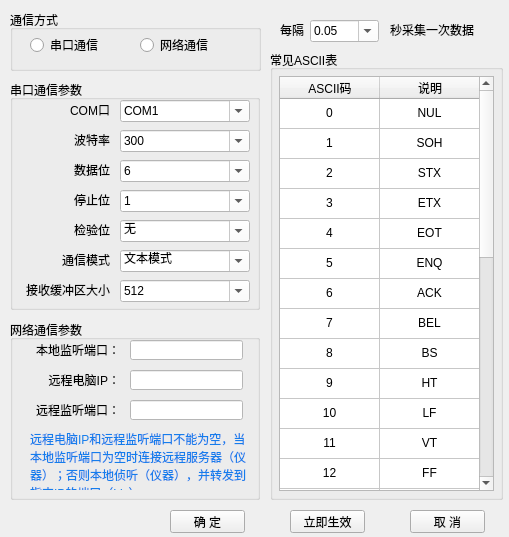
<?xml version="1.0" encoding="UTF-8"?>
<ui version="4.0">
 <class>Widget</class>
 <widget class="QWidget" name="Widget">
  <property name="geometry">
   <rect>
    <x>0</x>
    <y>0</y>
    <width>509</width>
    <height>537</height>
   </rect>
  </property>
  <property name="sizePolicy">
   <sizepolicy hsizetype="Fixed" vsizetype="Fixed">
    <horstretch>0</horstretch>
    <verstretch>0</verstretch>
   </sizepolicy>
  </property>
  <property name="windowTitle">
   <string>通信参数设置</string>
  </property>
  <widget class="QGroupBox" name="groupBox">
   <property name="geometry">
    <rect>
     <x>10</x>
     <y>80</y>
     <width>250</width>
     <height>230</height>
    </rect>
   </property>
   <property name="title">
    <string>串口通信参数</string>
   </property>
   <widget class="QLabel" name="label_4">
    <property name="geometry">
     <rect>
      <x>50</x>
      <y>20</y>
      <width>50</width>
      <height>20</height>
     </rect>
    </property>
    <property name="text">
     <string>COM口</string>
    </property>
    <property name="alignment">
     <set>Qt::AlignRight|Qt::AlignTrailing|Qt::AlignVCenter</set>
    </property>
   </widget>
   <widget class="QLabel" name="label_5">
    <property name="geometry">
     <rect>
      <x>50</x>
      <y>50</y>
      <width>50</width>
      <height>20</height>
     </rect>
    </property>
    <property name="text">
     <string>波特率</string>
    </property>
    <property name="alignment">
     <set>Qt::AlignRight|Qt::AlignTrailing|Qt::AlignVCenter</set>
    </property>
   </widget>
   <widget class="QLabel" name="label_6">
    <property name="geometry">
     <rect>
      <x>50</x>
      <y>80</y>
      <width>50</width>
      <height>20</height>
     </rect>
    </property>
    <property name="text">
     <string>数据位</string>
    </property>
    <property name="alignment">
     <set>Qt::AlignRight|Qt::AlignTrailing|Qt::AlignVCenter</set>
    </property>
   </widget>
   <widget class="QLabel" name="label_7">
    <property name="geometry">
     <rect>
      <x>50</x>
      <y>110</y>
      <width>50</width>
      <height>20</height>
     </rect>
    </property>
    <property name="text">
     <string>停止位</string>
    </property>
    <property name="alignment">
     <set>Qt::AlignRight|Qt::AlignTrailing|Qt::AlignVCenter</set>
    </property>
   </widget>
   <widget class="QLabel" name="label_8">
    <property name="geometry">
     <rect>
      <x>50</x>
      <y>140</y>
      <width>50</width>
      <height>20</height>
     </rect>
    </property>
    <property name="text">
     <string>检验位</string>
    </property>
    <property name="alignment">
     <set>Qt::AlignRight|Qt::AlignTrailing|Qt::AlignVCenter</set>
    </property>
   </widget>
   <widget class="QLabel" name="label_10">
    <property name="geometry">
     <rect>
      <x>50</x>
      <y>170</y>
      <width>50</width>
      <height>20</height>
     </rect>
    </property>
    <property name="text">
     <string>通信模式</string>
    </property>
    <property name="alignment">
     <set>Qt::AlignRight|Qt::AlignTrailing|Qt::AlignVCenter</set>
    </property>
   </widget>
   <widget class="QLabel" name="label_11">
    <property name="geometry">
     <rect>
      <x>10</x>
      <y>200</y>
      <width>90</width>
      <height>20</height>
     </rect>
    </property>
    <property name="text">
     <string>接收缓冲区大小</string>
    </property>
    <property name="alignment">
     <set>Qt::AlignRight|Qt::AlignTrailing|Qt::AlignVCenter</set>
    </property>
   </widget>
   <widget class="QComboBox" name="comboBoxComPort">
    <property name="geometry">
     <rect>
      <x>110</x>
      <y>20</y>
      <width>130</width>
      <height>22</height>
     </rect>
    </property>
    <property name="styleSheet">
     <string notr="true">background-color: rgb(255, 255, 255);</string>
    </property>
    <property name="editable">
     <bool>true</bool>
    </property>
    <item>
     <property name="text">
      <string>COM1</string>
     </property>
    </item>
    <item>
     <property name="text">
      <string>COM2</string>
     </property>
    </item>
    <item>
     <property name="text">
      <string>COM3</string>
     </property>
    </item>
    <item>
     <property name="text">
      <string>COM4</string>
     </property>
    </item>
    <item>
     <property name="text">
      <string>COM5</string>
     </property>
    </item>
    <item>
     <property name="text">
      <string>COM6</string>
     </property>
    </item>
    <item>
     <property name="text">
      <string>COM7</string>
     </property>
    </item>
    <item>
     <property name="text">
      <string>COM8</string>
     </property>
    </item>
   </widget>
   <widget class="QComboBox" name="comboBoxBaudRate">
    <property name="geometry">
     <rect>
      <x>110</x>
      <y>50</y>
      <width>130</width>
      <height>22</height>
     </rect>
    </property>
    <property name="styleSheet">
     <string notr="true">background-color: rgb(255, 255, 255);</string>
    </property>
    <property name="editable">
     <bool>true</bool>
    </property>
    <item>
     <property name="text">
      <string>300</string>
     </property>
    </item>
    <item>
     <property name="text">
      <string>600</string>
     </property>
    </item>
    <item>
     <property name="text">
      <string>1200</string>
     </property>
    </item>
    <item>
     <property name="text">
      <string>2400</string>
     </property>
    </item>
    <item>
     <property name="text">
      <string>4800</string>
     </property>
    </item>
    <item>
     <property name="text">
      <string>9600</string>
     </property>
    </item>
    <item>
     <property name="text">
      <string>14400</string>
     </property>
    </item>
    <item>
     <property name="text">
      <string>19200</string>
     </property>
    </item>
    <item>
     <property name="text">
      <string>28800</string>
     </property>
    </item>
    <item>
     <property name="text">
      <string>38400</string>
     </property>
    </item>
    <item>
     <property name="text">
      <string>56000</string>
     </property>
    </item>
    <item>
     <property name="text">
      <string>57600</string>
     </property>
    </item>
    <item>
     <property name="text">
      <string>115200</string>
     </property>
    </item>
    <item>
     <property name="text">
      <string>128000</string>
     </property>
    </item>
    <item>
     <property name="text">
      <string>256000</string>
     </property>
    </item>
   </widget>
   <widget class="QComboBox" name="comboBoxDataBits">
    <property name="geometry">
     <rect>
      <x>110</x>
      <y>80</y>
      <width>130</width>
      <height>22</height>
     </rect>
    </property>
    <property name="styleSheet">
     <string notr="true">background-color: rgb(255, 255, 255);</string>
    </property>
    <property name="editable">
     <bool>true</bool>
    </property>
    <item>
     <property name="text">
      <string>6</string>
     </property>
    </item>
    <item>
     <property name="text">
      <string>7</string>
     </property>
    </item>
    <item>
     <property name="text">
      <string>8</string>
     </property>
    </item>
   </widget>
   <widget class="QComboBox" name="comboBoxStopBits">
    <property name="geometry">
     <rect>
      <x>110</x>
      <y>110</y>
      <width>130</width>
      <height>22</height>
     </rect>
    </property>
    <property name="styleSheet">
     <string notr="true">background-color: rgb(255, 255, 255);</string>
    </property>
    <property name="editable">
     <bool>true</bool>
    </property>
    <item>
     <property name="text">
      <string>1</string>
     </property>
    </item>
    <item>
     <property name="text">
      <string>1.5</string>
     </property>
    </item>
    <item>
     <property name="text">
      <string>2</string>
     </property>
    </item>
   </widget>
   <widget class="QComboBox" name="comboBoxParity">
    <property name="geometry">
     <rect>
      <x>110</x>
      <y>140</y>
      <width>130</width>
      <height>22</height>
     </rect>
    </property>
    <property name="styleSheet">
     <string notr="true">background-color: rgb(255, 255, 255);</string>
    </property>
    <property name="editable">
     <bool>true</bool>
    </property>
    <item>
     <property name="text">
      <string>无</string>
     </property>
    </item>
    <item>
     <property name="text">
      <string>奇</string>
     </property>
    </item>
    <item>
     <property name="text">
      <string>偶</string>
     </property>
    </item>
   </widget>
   <widget class="QComboBox" name="comboBoxCommMode">
    <property name="geometry">
     <rect>
      <x>110</x>
      <y>170</y>
      <width>130</width>
      <height>22</height>
     </rect>
    </property>
    <property name="styleSheet">
     <string notr="true">background-color: rgb(255, 255, 255);</string>
    </property>
    <property name="editable">
     <bool>true</bool>
    </property>
    <item>
     <property name="text">
      <string>文本模式</string>
     </property>
    </item>
    <item>
     <property name="text">
      <string>流模式</string>
     </property>
    </item>
   </widget>
   <widget class="QComboBox" name="comboBoxRecvBufferSize">
    <property name="geometry">
     <rect>
      <x>110</x>
      <y>200</y>
      <width>130</width>
      <height>22</height>
     </rect>
    </property>
    <property name="styleSheet">
     <string notr="true">background-color: rgb(255, 255, 255);</string>
    </property>
    <property name="editable">
     <bool>true</bool>
    </property>
    <item>
     <property name="text">
      <string>512</string>
     </property>
    </item>
    <item>
     <property name="text">
      <string>1024</string>
     </property>
    </item>
    <item>
     <property name="text">
      <string>2048</string>
     </property>
    </item>
    <item>
     <property name="text">
      <string>4096</string>
     </property>
    </item>
    <item>
     <property name="text">
      <string>8192</string>
     </property>
    </item>
   </widget>
  </widget>
  <widget class="QGroupBox" name="groupBox_2">
   <property name="geometry">
    <rect>
     <x>10</x>
     <y>320</y>
     <width>250</width>
     <height>180</height>
    </rect>
   </property>
   <property name="title">
    <string>网络通信参数</string>
   </property>
   <widget class="QLabel" name="label">
    <property name="geometry">
     <rect>
      <x>20</x>
      <y>20</y>
      <width>90</width>
      <height>20</height>
     </rect>
    </property>
    <property name="text">
     <string>本地监听端口：</string>
    </property>
    <property name="alignment">
     <set>Qt::AlignRight|Qt::AlignTrailing|Qt::AlignVCenter</set>
    </property>
   </widget>
   <widget class="QLabel" name="label_2">
    <property name="geometry">
     <rect>
      <x>30</x>
      <y>50</y>
      <width>80</width>
      <height>20</height>
     </rect>
    </property>
    <property name="text">
     <string>远程电脑IP：</string>
    </property>
    <property name="alignment">
     <set>Qt::AlignRight|Qt::AlignTrailing|Qt::AlignVCenter</set>
    </property>
   </widget>
   <widget class="QLabel" name="label_3">
    <property name="geometry">
     <rect>
      <x>20</x>
      <y>80</y>
      <width>90</width>
      <height>20</height>
     </rect>
    </property>
    <property name="text">
     <string>远程监听端口：</string>
    </property>
    <property name="alignment">
     <set>Qt::AlignRight|Qt::AlignTrailing|Qt::AlignVCenter</set>
    </property>
   </widget>
   <widget class="QLineEdit" name="lineEditLocalPort">
    <property name="geometry">
     <rect>
      <x>120</x>
      <y>20</y>
      <width>113</width>
      <height>20</height>
     </rect>
    </property>
    <property name="styleSheet">
     <string notr="true">background-color: rgb(255, 255, 255);</string>
    </property>
   </widget>
   <widget class="QLineEdit" name="lineEditRemoteIp">
    <property name="geometry">
     <rect>
      <x>120</x>
      <y>50</y>
      <width>113</width>
      <height>20</height>
     </rect>
    </property>
    <property name="styleSheet">
     <string notr="true">background-color: rgb(255, 255, 255);</string>
    </property>
   </widget>
   <widget class="QLineEdit" name="lineEditRemotePort">
    <property name="geometry">
     <rect>
      <x>120</x>
      <y>80</y>
      <width>113</width>
      <height>20</height>
     </rect>
    </property>
    <property name="styleSheet">
     <string notr="true">background-color: rgb(255, 255, 255);</string>
    </property>
   </widget>
   <widget class="QLabel" name="label_14">
    <property name="geometry">
     <rect>
      <x>20</x>
      <y>110</y>
      <width>220</width>
      <height>60</height>
     </rect>
    </property>
    <property name="text">
     <string>&lt;html&gt;&lt;head/&gt;&lt;body&gt;&lt;p style=&quot;color:#157DEC&quot;&gt; &lt;/font&gt;远程电脑IP和远程监听端口不能为空，当本地监听端口为空时连接远程服务器（仪器）；否则本地侦听（仪器），并转发到指定IP的端口（Lis）&lt;/p&gt;&lt;/body&gt;&lt;/html&gt;</string>
    </property>
    <property name="wordWrap">
     <bool>true</bool>
    </property>
   </widget>
  </widget>
  <widget class="QGroupBox" name="groupBox_3">
   <property name="geometry">
    <rect>
     <x>10</x>
     <y>10</y>
     <width>251</width>
     <height>61</height>
    </rect>
   </property>
   <property name="title">
    <string>通信方式</string>
   </property>
   <widget class="QRadioButton" name="radioButtonNetComm">
    <property name="geometry">
     <rect>
      <x>130</x>
      <y>20</y>
      <width>70</width>
      <height>30</height>
     </rect>
    </property>
    <property name="text">
     <string>网络通信</string>
    </property>
   </widget>
   <widget class="QRadioButton" name="radioButtonSerialPortComm">
    <property name="geometry">
     <rect>
      <x>20</x>
      <y>20</y>
      <width>89</width>
      <height>30</height>
     </rect>
    </property>
    <property name="text">
     <string>串口通信</string>
    </property>
   </widget>
  </widget>
  <widget class="QLabel" name="label_12">
   <property name="geometry">
    <rect>
     <x>280</x>
     <y>20</y>
     <width>30</width>
     <height>20</height>
    </rect>
   </property>
   <property name="text">
    <string>每隔</string>
   </property>
  </widget>
  <widget class="QComboBox" name="comboBoxTimer">
   <property name="geometry">
    <rect>
     <x>310</x>
     <y>20</y>
     <width>69</width>
     <height>22</height>
    </rect>
   </property>
   <property name="styleSheet">
    <string notr="true">background-color: rgb(255, 255, 255);</string>
   </property>
   <property name="editable">
    <bool>true</bool>
   </property>
   <item>
    <property name="text">
     <string>0.05</string>
    </property>
   </item>
   <item>
    <property name="text">
     <string>0.1</string>
    </property>
   </item>
   <item>
    <property name="text">
     <string>0.2</string>
    </property>
   </item>
   <item>
    <property name="text">
     <string>0.3</string>
    </property>
   </item>
   <item>
    <property name="text">
     <string>0.4</string>
    </property>
   </item>
   <item>
    <property name="text">
     <string>0.5</string>
    </property>
   </item>
   <item>
    <property name="text">
     <string>1</string>
    </property>
   </item>
   <item>
    <property name="text">
     <string>1.5</string>
    </property>
   </item>
   <item>
    <property name="text">
     <string>2</string>
    </property>
   </item>
   <item>
    <property name="text">
     <string>3</string>
    </property>
   </item>
   <item>
    <property name="text">
     <string>5</string>
    </property>
   </item>
   <item>
    <property name="text">
     <string>10</string>
    </property>
   </item>
   <item>
    <property name="text">
     <string>20</string>
    </property>
   </item>
   <item>
    <property name="text">
     <string>0</string>
    </property>
   </item>
  </widget>
  <widget class="QLabel" name="label_13">
   <property name="geometry">
    <rect>
     <x>390</x>
     <y>20</y>
     <width>90</width>
     <height>20</height>
    </rect>
   </property>
   <property name="text">
    <string>秒采集一次数据 </string>
   </property>
  </widget>
  <widget class="QGroupBox" name="groupBox_4">
   <property name="geometry">
    <rect>
     <x>270</x>
     <y>50</y>
     <width>233</width>
     <height>450</height>
    </rect>
   </property>
   <property name="title">
    <string>常见ASCII表</string>
   </property>
   <layout class="QHBoxLayout" name="horizontalLayout">
    <property name="spacing">
     <number>0</number>
    </property>
    <property name="leftMargin">
     <number>6</number>
    </property>
    <property name="topMargin">
     <number>6</number>
    </property>
    <property name="rightMargin">
     <number>6</number>
    </property>
    <property name="bottomMargin">
     <number>6</number>
    </property>
    <item>
     <widget class="QTableWidget" name="tableWidget">
      <property name="lineWidth">
       <number>1</number>
      </property>
      <property name="midLineWidth">
       <number>0</number>
      </property>
      <property name="horizontalScrollBarPolicy">
       <enum>Qt::ScrollBarAlwaysOff</enum>
      </property>
      <property name="editTriggers">
       <set>QAbstractItemView::NoEditTriggers</set>
      </property>
      <property name="alternatingRowColors">
       <bool>false</bool>
      </property>
      <attribute name="verticalHeaderVisible">
       <bool>false</bool>
      </attribute>
      <row>
       <property name="text">
        <string>新建行</string>
       </property>
       <property name="textAlignment">
        <set>AlignLeft|AlignVCenter</set>
       </property>
      </row>
      <row>
       <property name="text">
        <string>新建行</string>
       </property>
      </row>
      <row>
       <property name="text">
        <string>新建行</string>
       </property>
      </row>
      <row>
       <property name="text">
        <string>新建行</string>
       </property>
      </row>
      <row>
       <property name="text">
        <string>新建行</string>
       </property>
      </row>
      <row>
       <property name="text">
        <string>新建行</string>
       </property>
      </row>
      <row>
       <property name="text">
        <string>新建行</string>
       </property>
      </row>
      <row>
       <property name="text">
        <string>新建行</string>
       </property>
      </row>
      <row>
       <property name="text">
        <string>新建行</string>
       </property>
      </row>
      <row>
       <property name="text">
        <string>新建行</string>
       </property>
      </row>
      <row>
       <property name="text">
        <string>新建行</string>
       </property>
      </row>
      <row>
       <property name="text">
        <string>新建行</string>
       </property>
      </row>
      <row>
       <property name="text">
        <string>新建行</string>
       </property>
      </row>
      <row>
       <property name="text">
        <string>新建行</string>
       </property>
      </row>
      <row>
       <property name="text">
        <string>新建行</string>
       </property>
      </row>
      <row>
       <property name="text">
        <string>新建行</string>
       </property>
      </row>
      <row>
       <property name="text">
        <string>新建行</string>
       </property>
      </row>
      <row>
       <property name="text">
        <string>新建行</string>
       </property>
      </row>
      <row>
       <property name="text">
        <string>新建行</string>
       </property>
      </row>
      <row>
       <property name="text">
        <string>新建行</string>
       </property>
      </row>
      <row>
       <property name="text">
        <string>新建行</string>
       </property>
      </row>
      <row>
       <property name="text">
        <string>新建行</string>
       </property>
      </row>
      <row>
       <property name="text">
        <string>新建行</string>
       </property>
      </row>
      <row>
       <property name="text">
        <string>新建行</string>
       </property>
      </row>
      <row>
       <property name="text">
        <string>新建行</string>
       </property>
      </row>
      <row>
       <property name="text">
        <string>新建行</string>
       </property>
      </row>
      <row>
       <property name="text">
        <string>新建行</string>
       </property>
      </row>
      <row>
       <property name="text">
        <string>新建行</string>
       </property>
      </row>
      <row>
       <property name="text">
        <string>新建行</string>
       </property>
      </row>
      <row>
       <property name="text">
        <string>新建行</string>
       </property>
      </row>
      <column>
       <property name="text">
        <string>ASCII码</string>
       </property>
      </column>
      <column>
       <property name="text">
        <string>说明</string>
       </property>
      </column>
      <item row="0" column="0">
       <property name="text">
        <string>0</string>
       </property>
       <property name="textAlignment">
        <set>AlignHCenter|AlignVCenter|AlignCenter</set>
       </property>
      </item>
      <item row="0" column="1">
       <property name="text">
        <string>NUL</string>
       </property>
       <property name="textAlignment">
        <set>AlignHCenter|AlignVCenter|AlignCenter</set>
       </property>
      </item>
      <item row="1" column="0">
       <property name="text">
        <string>1</string>
       </property>
       <property name="textAlignment">
        <set>AlignHCenter|AlignVCenter|AlignCenter</set>
       </property>
      </item>
      <item row="1" column="1">
       <property name="text">
        <string>SOH</string>
       </property>
       <property name="textAlignment">
        <set>AlignHCenter|AlignVCenter|AlignCenter</set>
       </property>
      </item>
      <item row="2" column="0">
       <property name="text">
        <string>2</string>
       </property>
       <property name="textAlignment">
        <set>AlignHCenter|AlignVCenter|AlignCenter</set>
       </property>
      </item>
      <item row="2" column="1">
       <property name="text">
        <string>STX</string>
       </property>
       <property name="textAlignment">
        <set>AlignHCenter|AlignVCenter|AlignCenter</set>
       </property>
      </item>
      <item row="3" column="0">
       <property name="text">
        <string>3</string>
       </property>
       <property name="textAlignment">
        <set>AlignHCenter|AlignVCenter|AlignCenter</set>
       </property>
      </item>
      <item row="3" column="1">
       <property name="text">
        <string>ETX</string>
       </property>
       <property name="textAlignment">
        <set>AlignHCenter|AlignVCenter|AlignCenter</set>
       </property>
      </item>
      <item row="4" column="0">
       <property name="text">
        <string>4</string>
       </property>
       <property name="textAlignment">
        <set>AlignHCenter|AlignVCenter|AlignCenter</set>
       </property>
      </item>
      <item row="4" column="1">
       <property name="text">
        <string>EOT</string>
       </property>
       <property name="textAlignment">
        <set>AlignHCenter|AlignVCenter|AlignCenter</set>
       </property>
      </item>
      <item row="5" column="0">
       <property name="text">
        <string>5</string>
       </property>
       <property name="textAlignment">
        <set>AlignHCenter|AlignVCenter|AlignCenter</set>
       </property>
      </item>
      <item row="5" column="1">
       <property name="text">
        <string>ENQ</string>
       </property>
       <property name="textAlignment">
        <set>AlignHCenter|AlignVCenter|AlignCenter</set>
       </property>
      </item>
      <item row="6" column="0">
       <property name="text">
        <string>6</string>
       </property>
       <property name="textAlignment">
        <set>AlignHCenter|AlignVCenter|AlignCenter</set>
       </property>
      </item>
      <item row="6" column="1">
       <property name="text">
        <string>ACK</string>
       </property>
       <property name="textAlignment">
        <set>AlignHCenter|AlignVCenter|AlignCenter</set>
       </property>
      </item>
      <item row="7" column="0">
       <property name="text">
        <string>7</string>
       </property>
       <property name="textAlignment">
        <set>AlignHCenter|AlignVCenter|AlignCenter</set>
       </property>
      </item>
      <item row="7" column="1">
       <property name="text">
        <string>BEL</string>
       </property>
       <property name="textAlignment">
        <set>AlignHCenter|AlignVCenter|AlignCenter</set>
       </property>
      </item>
      <item row="8" column="0">
       <property name="text">
        <string>8</string>
       </property>
       <property name="textAlignment">
        <set>AlignHCenter|AlignVCenter|AlignCenter</set>
       </property>
      </item>
      <item row="8" column="1">
       <property name="text">
        <string>BS</string>
       </property>
       <property name="textAlignment">
        <set>AlignHCenter|AlignVCenter|AlignCenter</set>
       </property>
      </item>
      <item row="9" column="0">
       <property name="text">
        <string>9</string>
       </property>
       <property name="textAlignment">
        <set>AlignHCenter|AlignVCenter|AlignCenter</set>
       </property>
      </item>
      <item row="9" column="1">
       <property name="text">
        <string>HT</string>
       </property>
       <property name="textAlignment">
        <set>AlignHCenter|AlignVCenter|AlignCenter</set>
       </property>
      </item>
      <item row="10" column="0">
       <property name="text">
        <string>10</string>
       </property>
       <property name="textAlignment">
        <set>AlignHCenter|AlignVCenter|AlignCenter</set>
       </property>
      </item>
      <item row="10" column="1">
       <property name="text">
        <string>LF</string>
       </property>
       <property name="textAlignment">
        <set>AlignHCenter|AlignVCenter|AlignCenter</set>
       </property>
      </item>
      <item row="11" column="0">
       <property name="text">
        <string>11</string>
       </property>
       <property name="textAlignment">
        <set>AlignHCenter|AlignVCenter|AlignCenter</set>
       </property>
      </item>
      <item row="11" column="1">
       <property name="text">
        <string>VT</string>
       </property>
       <property name="textAlignment">
        <set>AlignHCenter|AlignVCenter|AlignCenter</set>
       </property>
      </item>
      <item row="12" column="0">
       <property name="text">
        <string>12</string>
       </property>
       <property name="textAlignment">
        <set>AlignHCenter|AlignVCenter|AlignCenter</set>
       </property>
      </item>
      <item row="12" column="1">
       <property name="text">
        <string>FF</string>
       </property>
       <property name="textAlignment">
        <set>AlignHCenter|AlignVCenter|AlignCenter</set>
       </property>
      </item>
      <item row="13" column="0">
       <property name="text">
        <string>13</string>
       </property>
       <property name="textAlignment">
        <set>AlignHCenter|AlignVCenter|AlignCenter</set>
       </property>
      </item>
      <item row="13" column="1">
       <property name="text">
        <string>CR</string>
       </property>
       <property name="textAlignment">
        <set>AlignHCenter|AlignVCenter|AlignCenter</set>
       </property>
      </item>
      <item row="14" column="0">
       <property name="text">
        <string>21</string>
       </property>
       <property name="textAlignment">
        <set>AlignHCenter|AlignVCenter|AlignCenter</set>
       </property>
      </item>
      <item row="14" column="1">
       <property name="text">
        <string>NAK</string>
       </property>
       <property name="textAlignment">
        <set>AlignHCenter|AlignVCenter|AlignCenter</set>
       </property>
      </item>
      <item row="15" column="0">
       <property name="text">
        <string>22</string>
       </property>
       <property name="textAlignment">
        <set>AlignHCenter|AlignVCenter|AlignCenter</set>
       </property>
      </item>
      <item row="15" column="1">
       <property name="text">
        <string>SYN</string>
       </property>
       <property name="textAlignment">
        <set>AlignHCenter|AlignVCenter|AlignCenter</set>
       </property>
      </item>
      <item row="16" column="0">
       <property name="text">
        <string>23</string>
       </property>
       <property name="textAlignment">
        <set>AlignHCenter|AlignVCenter|AlignCenter</set>
       </property>
      </item>
      <item row="16" column="1">
       <property name="text">
        <string>ETB</string>
       </property>
       <property name="textAlignment">
        <set>AlignHCenter|AlignVCenter|AlignCenter</set>
       </property>
      </item>
      <item row="17" column="0">
       <property name="text">
        <string>24</string>
       </property>
       <property name="textAlignment">
        <set>AlignHCenter|AlignVCenter|AlignCenter</set>
       </property>
      </item>
      <item row="17" column="1">
       <property name="text">
        <string>CAN</string>
       </property>
       <property name="textAlignment">
        <set>AlignHCenter|AlignVCenter|AlignCenter</set>
       </property>
      </item>
      <item row="18" column="0">
       <property name="text">
        <string>25</string>
       </property>
       <property name="textAlignment">
        <set>AlignHCenter|AlignVCenter|AlignCenter</set>
       </property>
      </item>
      <item row="18" column="1">
       <property name="text">
        <string>EM</string>
       </property>
       <property name="textAlignment">
        <set>AlignHCenter|AlignVCenter|AlignCenter</set>
       </property>
      </item>
      <item row="19" column="0">
       <property name="text">
        <string>26</string>
       </property>
       <property name="textAlignment">
        <set>AlignHCenter|AlignVCenter|AlignCenter</set>
       </property>
      </item>
      <item row="19" column="1">
       <property name="text">
        <string>SUB</string>
       </property>
       <property name="textAlignment">
        <set>AlignHCenter|AlignVCenter|AlignCenter</set>
       </property>
      </item>
      <item row="20" column="0">
       <property name="text">
        <string>27</string>
       </property>
       <property name="textAlignment">
        <set>AlignHCenter|AlignVCenter|AlignCenter</set>
       </property>
      </item>
      <item row="20" column="1">
       <property name="text">
        <string>ESC</string>
       </property>
       <property name="textAlignment">
        <set>AlignHCenter|AlignVCenter|AlignCenter</set>
       </property>
      </item>
      <item row="21" column="0">
       <property name="text">
        <string>28</string>
       </property>
       <property name="textAlignment">
        <set>AlignHCenter|AlignVCenter|AlignCenter</set>
       </property>
      </item>
      <item row="21" column="1">
       <property name="text">
        <string>FS</string>
       </property>
       <property name="textAlignment">
        <set>AlignHCenter|AlignVCenter|AlignCenter</set>
       </property>
      </item>
      <item row="22" column="0">
       <property name="text">
        <string>29</string>
       </property>
       <property name="textAlignment">
        <set>AlignHCenter|AlignVCenter|AlignCenter</set>
       </property>
      </item>
      <item row="22" column="1">
       <property name="text">
        <string>GS</string>
       </property>
       <property name="textAlignment">
        <set>AlignHCenter|AlignVCenter|AlignCenter</set>
       </property>
      </item>
      <item row="23" column="0">
       <property name="text">
        <string>30</string>
       </property>
       <property name="textAlignment">
        <set>AlignHCenter|AlignVCenter|AlignCenter</set>
       </property>
      </item>
      <item row="23" column="1">
       <property name="text">
        <string>RS</string>
       </property>
       <property name="textAlignment">
        <set>AlignHCenter|AlignVCenter|AlignCenter</set>
       </property>
      </item>
      <item row="24" column="0">
       <property name="text">
        <string>31</string>
       </property>
       <property name="textAlignment">
        <set>AlignHCenter|AlignVCenter|AlignCenter</set>
       </property>
      </item>
      <item row="24" column="1">
       <property name="text">
        <string>US</string>
       </property>
       <property name="textAlignment">
        <set>AlignHCenter|AlignVCenter|AlignCenter</set>
       </property>
      </item>
      <item row="25" column="0">
       <property name="text">
        <string>32</string>
       </property>
       <property name="textAlignment">
        <set>AlignHCenter|AlignVCenter|AlignCenter</set>
       </property>
      </item>
      <item row="25" column="1">
       <property name="text">
        <string>SP</string>
       </property>
       <property name="textAlignment">
        <set>AlignHCenter|AlignVCenter|AlignCenter</set>
       </property>
      </item>
      <item row="26" column="0">
       <property name="text">
        <string>48</string>
       </property>
       <property name="textAlignment">
        <set>AlignHCenter|AlignVCenter|AlignCenter</set>
       </property>
      </item>
      <item row="26" column="1">
       <property name="text">
        <string>&quot;0&quot;</string>
       </property>
       <property name="textAlignment">
        <set>AlignHCenter|AlignVCenter|AlignCenter</set>
       </property>
      </item>
      <item row="27" column="0">
       <property name="text">
        <string>58</string>
       </property>
       <property name="textAlignment">
        <set>AlignHCenter|AlignVCenter|AlignCenter</set>
       </property>
      </item>
      <item row="27" column="1">
       <property name="text">
        <string>&quot;:&quot;</string>
       </property>
       <property name="textAlignment">
        <set>AlignHCenter|AlignVCenter|AlignCenter</set>
       </property>
      </item>
      <item row="28" column="0">
       <property name="text">
        <string>65</string>
       </property>
       <property name="textAlignment">
        <set>AlignHCenter|AlignVCenter|AlignCenter</set>
       </property>
      </item>
      <item row="28" column="1">
       <property name="text">
        <string>&quot;A&quot;</string>
       </property>
       <property name="textAlignment">
        <set>AlignHCenter|AlignVCenter|AlignCenter</set>
       </property>
      </item>
      <item row="29" column="0">
       <property name="text">
        <string>97</string>
       </property>
       <property name="textAlignment">
        <set>AlignHCenter|AlignVCenter|AlignCenter</set>
       </property>
      </item>
      <item row="29" column="1">
       <property name="text">
        <string>&quot;a&quot;</string>
       </property>
       <property name="textAlignment">
        <set>AlignHCenter|AlignVCenter|AlignCenter</set>
       </property>
      </item>
     </widget>
    </item>
   </layout>
  </widget>
  <widget class="QPushButton" name="pushButtonApply">
   <property name="geometry">
    <rect>
     <x>290</x>
     <y>510</y>
     <width>75</width>
     <height>23</height>
    </rect>
   </property>
   <property name="text">
    <string>立即生效</string>
   </property>
  </widget>
  <widget class="QPushButton" name="pushButtonCancel">
   <property name="geometry">
    <rect>
     <x>410</x>
     <y>510</y>
     <width>75</width>
     <height>23</height>
    </rect>
   </property>
   <property name="text">
    <string>取 消</string>
   </property>
  </widget>
  <widget class="QPushButton" name="pushButtonEnsure">
   <property name="geometry">
    <rect>
     <x>170</x>
     <y>510</y>
     <width>75</width>
     <height>23</height>
    </rect>
   </property>
   <property name="focusPolicy">
    <enum>Qt::NoFocus</enum>
   </property>
   <property name="text">
    <string>确 定</string>
   </property>
  </widget>
  <widget class="QLabel" name="label_Status">
   <property name="geometry">
    <rect>
     <x>20</x>
     <y>510</y>
     <width>130</width>
     <height>20</height>
    </rect>
   </property>
   <property name="text">
    <string/>
   </property>
  </widget>
 </widget>
 <layoutdefault spacing="6" margin="11"/>
 <resources/>
 <connections/>
</ui>
